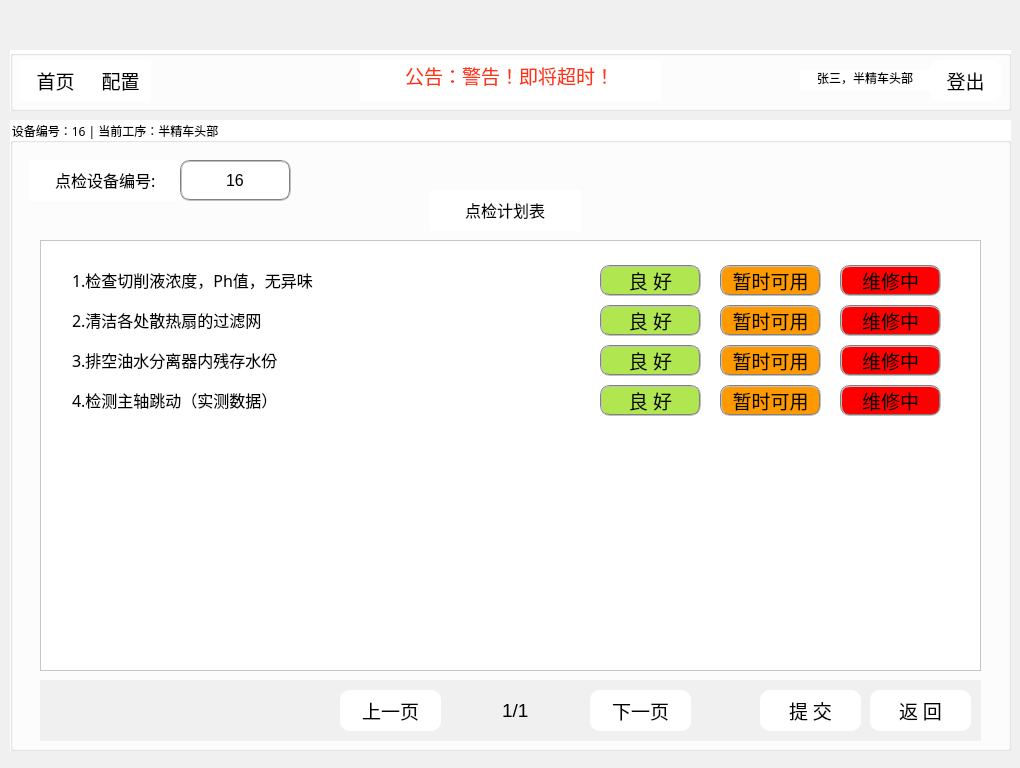
<?xml version="1.0" encoding="UTF-8"?>
<ui version="4.0">
 <class>maintainance</class>
 <widget class="QWidget" name="maintainance">
  <property name="geometry">
   <rect>
    <x>0</x>
    <y>0</y>
    <width>1020</width>
    <height>768</height>
   </rect>
  </property>
  <property name="windowTitle">
   <string>Form</string>
  </property>
  <property name="styleSheet">
   <string notr="true">background-color: #F0F0F0;</string>
  </property>
  <widget class="QLabel" name="label">
   <property name="geometry">
    <rect>
     <x>0</x>
     <y>0</y>
     <width>1021</width>
     <height>41</height>
    </rect>
   </property>
   <property name="styleSheet">
    <string notr="true">border-image: url(:/10.png);</string>
   </property>
   <property name="text">
    <string/>
   </property>
  </widget>
  <widget class="QLabel" name="label_4">
   <property name="geometry">
    <rect>
     <x>760</x>
     <y>0</y>
     <width>61</width>
     <height>41</height>
    </rect>
   </property>
   <property name="styleSheet">
    <string notr="true">border-image: url(:/login/3.png);</string>
   </property>
   <property name="text">
    <string/>
   </property>
  </widget>
  <widget class="QGroupBox" name="groupBox">
   <property name="geometry">
    <rect>
     <x>10</x>
     <y>120</y>
     <width>1001</width>
     <height>631</height>
    </rect>
   </property>
   <property name="font">
    <font>
     <family>微软雅黑</family>
    </font>
   </property>
   <property name="styleSheet">
    <string notr="true">background-color: white;</string>
   </property>
   <property name="title">
    <string>设备编号：16 | 当前工序：半精车头部        </string>
   </property>
   <widget class="QLineEdit" name="lineEdit_51">
    <property name="geometry">
     <rect>
      <x>20</x>
      <y>40</y>
      <width>151</width>
      <height>41</height>
     </rect>
    </property>
    <property name="font">
     <font>
      <family>宋体</family>
      <pointsize>12</pointsize>
     </font>
    </property>
    <property name="styleSheet">
     <string notr="true">border:none</string>
    </property>
    <property name="text">
     <string>点检设备编号:</string>
    </property>
    <property name="cursorPosition">
     <number>7</number>
    </property>
    <property name="alignment">
     <set>Qt::AlignCenter</set>
    </property>
   </widget>
   <widget class="QLineEdit" name="lineEdit_67">
    <property name="geometry">
     <rect>
      <x>170</x>
      <y>40</y>
      <width>111</width>
      <height>41</height>
     </rect>
    </property>
    <property name="font">
     <font>
      <family>Arial</family>
      <pointsize>12</pointsize>
     </font>
    </property>
    <property name="styleSheet">
     <string notr="true">border-radius: 10px;
border: 2px groove gray;</string>
    </property>
    <property name="text">
     <string>16</string>
    </property>
    <property name="cursorPosition">
     <number>2</number>
    </property>
    <property name="alignment">
     <set>Qt::AlignCenter</set>
    </property>
   </widget>
   <widget class="QLineEdit" name="lineEdit_52">
    <property name="geometry">
     <rect>
      <x>420</x>
      <y>70</y>
      <width>151</width>
      <height>41</height>
     </rect>
    </property>
    <property name="font">
     <font>
      <family>宋体</family>
      <pointsize>12</pointsize>
     </font>
    </property>
    <property name="styleSheet">
     <string notr="true">border:none</string>
    </property>
    <property name="text">
     <string>点检计划表</string>
    </property>
    <property name="cursorPosition">
     <number>5</number>
    </property>
    <property name="alignment">
     <set>Qt::AlignCenter</set>
    </property>
   </widget>
   <widget class="QListView" name="listView">
    <property name="geometry">
     <rect>
      <x>30</x>
      <y>120</y>
      <width>941</width>
      <height>431</height>
     </rect>
    </property>
   </widget>
   <widget class="QLineEdit" name="lineEdit_53">
    <property name="geometry">
     <rect>
      <x>60</x>
      <y>140</y>
      <width>451</width>
      <height>41</height>
     </rect>
    </property>
    <property name="font">
     <font>
      <family>宋体</family>
      <pointsize>12</pointsize>
     </font>
    </property>
    <property name="styleSheet">
     <string notr="true">border:none;
text-align: left;</string>
    </property>
    <property name="text">
     <string>1.检查切削液浓度，Ph值，无异味</string>
    </property>
    <property name="cursorPosition">
     <number>17</number>
    </property>
    <property name="alignment">
     <set>Qt::AlignLeading|Qt::AlignLeft|Qt::AlignVCenter</set>
    </property>
   </widget>
   <widget class="QLineEdit" name="lineEdit_54">
    <property name="geometry">
     <rect>
      <x>60</x>
      <y>180</y>
      <width>451</width>
      <height>41</height>
     </rect>
    </property>
    <property name="font">
     <font>
      <family>宋体</family>
      <pointsize>12</pointsize>
     </font>
    </property>
    <property name="styleSheet">
     <string notr="true">border:none;
text-align: left;</string>
    </property>
    <property name="text">
     <string>2.清洁各处散热扇的过滤网</string>
    </property>
    <property name="cursorPosition">
     <number>13</number>
    </property>
    <property name="alignment">
     <set>Qt::AlignLeading|Qt::AlignLeft|Qt::AlignVCenter</set>
    </property>
   </widget>
   <widget class="QLineEdit" name="lineEdit_55">
    <property name="geometry">
     <rect>
      <x>60</x>
      <y>220</y>
      <width>451</width>
      <height>41</height>
     </rect>
    </property>
    <property name="font">
     <font>
      <family>宋体</family>
      <pointsize>12</pointsize>
     </font>
    </property>
    <property name="styleSheet">
     <string notr="true">border:none;
text-align: left;</string>
    </property>
    <property name="text">
     <string>3.排空油水分离器内残存水份</string>
    </property>
    <property name="cursorPosition">
     <number>14</number>
    </property>
    <property name="alignment">
     <set>Qt::AlignLeading|Qt::AlignLeft|Qt::AlignVCenter</set>
    </property>
   </widget>
   <widget class="QLineEdit" name="lineEdit_56">
    <property name="geometry">
     <rect>
      <x>60</x>
      <y>260</y>
      <width>501</width>
      <height>41</height>
     </rect>
    </property>
    <property name="font">
     <font>
      <family>宋体</family>
      <pointsize>12</pointsize>
     </font>
    </property>
    <property name="styleSheet">
     <string notr="true">border:none;
text-align: left;</string>
    </property>
    <property name="text">
     <string>4.检测主轴跳动（实测数据）</string>
    </property>
    <property name="cursorPosition">
     <number>14</number>
    </property>
    <property name="alignment">
     <set>Qt::AlignLeading|Qt::AlignLeft|Qt::AlignVCenter</set>
    </property>
   </widget>
   <widget class="QLineEdit" name="lineEdit_7">
    <property name="geometry">
     <rect>
      <x>460</x>
      <y>570</y>
      <width>91</width>
      <height>41</height>
     </rect>
    </property>
    <property name="font">
     <font>
      <family>Arial</family>
      <pointsize>14</pointsize>
     </font>
    </property>
    <property name="styleSheet">
     <string notr="true">border:none;
background-color: #F0F0F0;</string>
    </property>
    <property name="text">
     <string>1/1</string>
    </property>
    <property name="cursorPosition">
     <number>3</number>
    </property>
    <property name="alignment">
     <set>Qt::AlignCenter</set>
    </property>
   </widget>
   <widget class="QPushButton" name="pushButton_7">
    <property name="geometry">
     <rect>
      <x>830</x>
      <y>140</y>
      <width>101</width>
      <height>41</height>
     </rect>
    </property>
    <property name="font">
     <font>
      <family>Arial</family>
      <pointsize>14</pointsize>
     </font>
    </property>
    <property name="styleSheet">
     <string notr="true">QPushButton#pushButton_7 {
background-color: red;
border-radius: 10px;
border: 2px groove gray;
margin: 5px 0;
}

QPushButton#pushButton_7:hover {
background-color: rgb(240,240,240);
}</string>
    </property>
    <property name="text">
     <string>维修中</string>
    </property>
   </widget>
   <widget class="QPushButton" name="pushButton_11">
    <property name="geometry">
     <rect>
      <x>590</x>
      <y>220</y>
      <width>101</width>
      <height>41</height>
     </rect>
    </property>
    <property name="font">
     <font>
      <family>Arial</family>
      <pointsize>14</pointsize>
     </font>
    </property>
    <property name="styleSheet">
     <string notr="true">QPushButton#pushButton_11 {
background-color: #B0E650;
border-radius: 10px;
border: 2px groove gray;
margin: 5px 0;
}

QPushButton#pushButton_11:hover {
background-color: rgb(240,240,240);
}</string>
    </property>
    <property name="text">
     <string>良 好</string>
    </property>
   </widget>
   <widget class="QPushButton" name="pushButton_12">
    <property name="geometry">
     <rect>
      <x>710</x>
      <y>220</y>
      <width>101</width>
      <height>41</height>
     </rect>
    </property>
    <property name="font">
     <font>
      <family>Arial</family>
      <pointsize>14</pointsize>
     </font>
    </property>
    <property name="styleSheet">
     <string notr="true">QPushButton#pushButton_12 {
background-color: #FF9900;
border-radius: 10px;
border: 2px groove gray;
margin: 5px 0;
}

QPushButton#pushButton_12:hover {
background-color: rgb(240,240,240);
}</string>
    </property>
    <property name="text">
     <string>暂时可用</string>
    </property>
   </widget>
   <widget class="QPushButton" name="pushButton_15">
    <property name="geometry">
     <rect>
      <x>710</x>
      <y>260</y>
      <width>101</width>
      <height>41</height>
     </rect>
    </property>
    <property name="font">
     <font>
      <family>Arial</family>
      <pointsize>14</pointsize>
     </font>
    </property>
    <property name="styleSheet">
     <string notr="true">QPushButton#pushButton_15 {
background-color: #FF9900;
border-radius: 10px;
border: 2px groove gray;
margin: 5px 0;
}

QPushButton#pushButton_15:hover {
background-color: rgb(240,240,240);
}</string>
    </property>
    <property name="text">
     <string>暂时可用</string>
    </property>
   </widget>
   <widget class="QPushButton" name="pushButton_9">
    <property name="geometry">
     <rect>
      <x>590</x>
      <y>180</y>
      <width>101</width>
      <height>41</height>
     </rect>
    </property>
    <property name="font">
     <font>
      <family>Arial</family>
      <pointsize>14</pointsize>
     </font>
    </property>
    <property name="styleSheet">
     <string notr="true">QPushButton#pushButton_9 {
background-color: #B0E650;
border-radius: 10px;
border: 2px groove gray;
margin: 5px 0;
}

QPushButton#pushButton_9:hover {
background-color: rgb(240,240,240);
}</string>
    </property>
    <property name="text">
     <string>良 好</string>
    </property>
   </widget>
   <widget class="QPushButton" name="pushButton_10">
    <property name="geometry">
     <rect>
      <x>710</x>
      <y>180</y>
      <width>101</width>
      <height>41</height>
     </rect>
    </property>
    <property name="font">
     <font>
      <family>Arial</family>
      <pointsize>14</pointsize>
     </font>
    </property>
    <property name="styleSheet">
     <string notr="true">QPushButton#pushButton_10 {
background-color: #FF9900;
border-radius: 10px;
border: 2px groove gray;
margin: 5px 0;
}

QPushButton#pushButton_10:hover {
background-color: rgb(240,240,240);
}</string>
    </property>
    <property name="text">
     <string>暂时可用</string>
    </property>
   </widget>
   <widget class="QPushButton" name="pushButton_13">
    <property name="geometry">
     <rect>
      <x>830</x>
      <y>220</y>
      <width>101</width>
      <height>41</height>
     </rect>
    </property>
    <property name="font">
     <font>
      <family>Arial</family>
      <pointsize>14</pointsize>
     </font>
    </property>
    <property name="styleSheet">
     <string notr="true">QPushButton#pushButton_13 {
background-color: red;
border-radius: 10px;
border: 2px groove gray;
margin: 5px 0;
}

QPushButton#pushButton_13:hover {
background-color: rgb(240,240,240);
}</string>
    </property>
    <property name="text">
     <string>维修中</string>
    </property>
   </widget>
   <widget class="QPushButton" name="pushButton_8">
    <property name="geometry">
     <rect>
      <x>830</x>
      <y>180</y>
      <width>101</width>
      <height>41</height>
     </rect>
    </property>
    <property name="font">
     <font>
      <family>Arial</family>
      <pointsize>14</pointsize>
     </font>
    </property>
    <property name="styleSheet">
     <string notr="true">QPushButton#pushButton_8 {
background-color: red;
border-radius: 10px;
border: 2px groove gray;
margin: 5px 0;
}

QPushButton#pushButton_8:hover {
background-color: rgb(240,240,240);
}</string>
    </property>
    <property name="text">
     <string>维修中</string>
    </property>
   </widget>
   <widget class="QPushButton" name="pushButton_5">
    <property name="geometry">
     <rect>
      <x>590</x>
      <y>140</y>
      <width>101</width>
      <height>41</height>
     </rect>
    </property>
    <property name="font">
     <font>
      <family>Arial</family>
      <pointsize>14</pointsize>
     </font>
    </property>
    <property name="styleSheet">
     <string notr="true">QPushButton#pushButton_5 {
background-color: #B0E650;
border-radius: 10px;
border: 2px groove gray;
margin: 5px 0;
}

QPushButton#pushButton_5:hover {
background-color: rgb(240,240,240);
}</string>
    </property>
    <property name="text">
     <string>良 好</string>
    </property>
   </widget>
   <widget class="QPushButton" name="pushButton_6">
    <property name="geometry">
     <rect>
      <x>710</x>
      <y>140</y>
      <width>101</width>
      <height>41</height>
     </rect>
    </property>
    <property name="font">
     <font>
      <family>Arial</family>
      <pointsize>14</pointsize>
     </font>
    </property>
    <property name="styleSheet">
     <string notr="true">QPushButton#pushButton_6 {
background-color: #FF9900;
border-radius: 10px;
border: 2px groove gray;
margin: 5px 0;
}

QPushButton#pushButton_6:hover {
background-color: rgb(240,240,240);
}</string>
    </property>
    <property name="text">
     <string>暂时可用</string>
    </property>
   </widget>
   <widget class="QPushButton" name="pushButton_14">
    <property name="geometry">
     <rect>
      <x>590</x>
      <y>260</y>
      <width>101</width>
      <height>41</height>
     </rect>
    </property>
    <property name="font">
     <font>
      <family>Arial</family>
      <pointsize>14</pointsize>
     </font>
    </property>
    <property name="styleSheet">
     <string notr="true">QPushButton#pushButton_14 {
background-color: #B0E650;
border-radius: 10px;
border: 2px groove gray;
margin: 5px 0;
}

QPushButton#pushButton_14:hover {
background-color: rgb(240,240,240);
}</string>
    </property>
    <property name="text">
     <string>良 好</string>
    </property>
   </widget>
   <widget class="QPushButton" name="pushButton_16">
    <property name="geometry">
     <rect>
      <x>830</x>
      <y>260</y>
      <width>101</width>
      <height>41</height>
     </rect>
    </property>
    <property name="font">
     <font>
      <family>Arial</family>
      <pointsize>14</pointsize>
     </font>
    </property>
    <property name="styleSheet">
     <string notr="true">QPushButton#pushButton_16 {
background-color: red;
border-radius: 10px;
border: 2px groove gray;
margin: 5px 0;
}

QPushButton#pushButton_16:hover {
background-color: rgb(240,240,240);
}</string>
    </property>
    <property name="text">
     <string>维修中</string>
    </property>
   </widget>
   <widget class="QTableWidget" name="tableWidget_3">
    <property name="geometry">
     <rect>
      <x>30</x>
      <y>560</y>
      <width>941</width>
      <height>61</height>
     </rect>
    </property>
    <property name="font">
     <font>
      <pointsize>10</pointsize>
     </font>
    </property>
    <property name="styleSheet">
     <string notr="true">background-color: #F0F0F0;
border: none;</string>
    </property>
    <property name="verticalScrollMode">
     <enum>QAbstractItemView::ScrollPerItem</enum>
    </property>
    <attribute name="horizontalHeaderVisible">
     <bool>false</bool>
    </attribute>
    <attribute name="horizontalHeaderCascadingSectionResizes">
     <bool>true</bool>
    </attribute>
   </widget>
   <widget class="QPushButton" name="pushButton_36">
    <property name="geometry">
     <rect>
      <x>750</x>
      <y>570</y>
      <width>101</width>
      <height>41</height>
     </rect>
    </property>
    <property name="font">
     <font>
      <family>宋体</family>
      <pointsize>14</pointsize>
     </font>
    </property>
    <property name="styleSheet">
     <string notr="true">QPushButton#pushButton_36 {
border: none;
background-color: #ffffff;
border-radius: 10px;
}

QPushButton#pushButton_36:hover {
background-color: rgb(240,240,240);
}</string>
    </property>
    <property name="text">
     <string>提 交</string>
    </property>
   </widget>
   <widget class="QPushButton" name="pushButton_18">
    <property name="geometry">
     <rect>
      <x>330</x>
      <y>570</y>
      <width>101</width>
      <height>41</height>
     </rect>
    </property>
    <property name="font">
     <font>
      <family>宋体</family>
      <pointsize>14</pointsize>
     </font>
    </property>
    <property name="styleSheet">
     <string notr="true">QPushButton#pushButton_18 {
border: 1px solid black;
background-color: #ffffff;
border: none;
border-radius: 10px;
}

QPushButton#pushButton_18:hover {
background-color: rgb(240,240,240);
}</string>
    </property>
    <property name="text">
     <string>上一页</string>
    </property>
   </widget>
   <widget class="QPushButton" name="pushButton_3">
    <property name="geometry">
     <rect>
      <x>580</x>
      <y>570</y>
      <width>101</width>
      <height>41</height>
     </rect>
    </property>
    <property name="font">
     <font>
      <family>宋体</family>
      <pointsize>14</pointsize>
     </font>
    </property>
    <property name="styleSheet">
     <string notr="true">QPushButton#pushButton_3 {
border: 1px solid black;
background-color: #ffffff;
border: none;
border-radius: 10px;
}

QPushButton#pushButton_3:hover {
background-color: rgb(240,240,240);
}</string>
    </property>
    <property name="text">
     <string>下一页</string>
    </property>
   </widget>
   <widget class="QPushButton" name="pushButton_4">
    <property name="geometry">
     <rect>
      <x>860</x>
      <y>570</y>
      <width>101</width>
      <height>41</height>
     </rect>
    </property>
    <property name="font">
     <font>
      <family>宋体</family>
      <pointsize>14</pointsize>
     </font>
    </property>
    <property name="styleSheet">
     <string notr="true">QPushButton#pushButton_4 {
border: none;
background-color: #ffffff;
border-radius: 10px;
}

QPushButton#pushButton_4:hover {
background-color: rgb(240,240,240);
}</string>
    </property>
    <property name="text">
     <string>返 回</string>
    </property>
   </widget>
   <zorder>tableWidget_3</zorder>
   <zorder>lineEdit_51</zorder>
   <zorder>lineEdit_67</zorder>
   <zorder>lineEdit_52</zorder>
   <zorder>listView</zorder>
   <zorder>lineEdit_53</zorder>
   <zorder>lineEdit_54</zorder>
   <zorder>lineEdit_55</zorder>
   <zorder>lineEdit_56</zorder>
   <zorder>lineEdit_7</zorder>
   <zorder>pushButton_7</zorder>
   <zorder>pushButton_11</zorder>
   <zorder>pushButton_12</zorder>
   <zorder>pushButton_15</zorder>
   <zorder>pushButton_9</zorder>
   <zorder>pushButton_10</zorder>
   <zorder>pushButton_13</zorder>
   <zorder>pushButton_8</zorder>
   <zorder>pushButton_5</zorder>
   <zorder>pushButton_6</zorder>
   <zorder>pushButton_14</zorder>
   <zorder>pushButton_16</zorder>
   <zorder>pushButton_36</zorder>
   <zorder>pushButton_18</zorder>
   <zorder>pushButton_3</zorder>
   <zorder>pushButton_4</zorder>
  </widget>
  <widget class="QGroupBox" name="groupBox_2">
   <property name="geometry">
    <rect>
     <x>10</x>
     <y>50</y>
     <width>1001</width>
     <height>61</height>
    </rect>
   </property>
   <property name="styleSheet">
    <string notr="true">background-color: #ffffff;</string>
   </property>
   <property name="title">
    <string/>
   </property>
   <widget class="QLineEdit" name="lineEdit_5">
    <property name="geometry">
     <rect>
      <x>350</x>
      <y>10</y>
      <width>301</width>
      <height>41</height>
     </rect>
    </property>
    <property name="font">
     <font>
      <family>Arial</family>
      <pointsize>14</pointsize>
     </font>
    </property>
    <property name="styleSheet">
     <string notr="true">color: rgb(255, 51, 15);
border:none</string>
    </property>
    <property name="text">
     <string>公告：警告！即将超时！</string>
    </property>
    <property name="cursorPosition">
     <number>11</number>
    </property>
    <property name="alignment">
     <set>Qt::AlignCenter</set>
    </property>
   </widget>
   <widget class="QPushButton" name="pushButton_24">
    <property name="geometry">
     <rect>
      <x>10</x>
      <y>10</y>
      <width>71</width>
      <height>41</height>
     </rect>
    </property>
    <property name="font">
     <font>
      <family>宋体</family>
      <pointsize>14</pointsize>
     </font>
    </property>
    <property name="styleSheet">
     <string notr="true">QPushButton#pushButton_24 {
border: none;
}

QPushButton#pushButton_24:hover {
background-color: rgb(240,240,240);
}</string>
    </property>
    <property name="text">
     <string>首页</string>
    </property>
   </widget>
   <widget class="QPushButton" name="pushButton_20">
    <property name="geometry">
     <rect>
      <x>80</x>
      <y>10</y>
      <width>61</width>
      <height>41</height>
     </rect>
    </property>
    <property name="font">
     <font>
      <family>宋体</family>
      <pointsize>14</pointsize>
     </font>
    </property>
    <property name="styleSheet">
     <string notr="true">QPushButton#pushButton_20 {
border: none;
background-color: #ffffff;
}

QPushButton#pushButton_20:hover {
background-color: rgb(240,240,240);
}</string>
    </property>
    <property name="text">
     <string>配置</string>
    </property>
   </widget>
   <widget class="QPushButton" name="pushButton_30">
    <property name="geometry">
     <rect>
      <x>920</x>
      <y>10</y>
      <width>71</width>
      <height>41</height>
     </rect>
    </property>
    <property name="font">
     <font>
      <family>宋体</family>
      <pointsize>14</pointsize>
     </font>
    </property>
    <property name="styleSheet">
     <string notr="true">QPushButton#pushButton_30 {
border-radius: 10px;
text-align: center;
}

QPushButton#pushButton_30:hover {
background-color: rgb(240,240,240);
}</string>
    </property>
    <property name="text">
     <string>登出</string>
    </property>
   </widget>
   <widget class="QLineEdit" name="lineEdit_6">
    <property name="geometry">
     <rect>
      <x>790</x>
      <y>20</y>
      <width>131</width>
      <height>21</height>
     </rect>
    </property>
    <property name="font">
     <font>
      <family>Arial</family>
      <pointsize>9</pointsize>
     </font>
    </property>
    <property name="styleSheet">
     <string notr="true">border:none;
background-color: #FFFFFF;</string>
    </property>
    <property name="text">
     <string>张三，半精车头部</string>
    </property>
    <property name="cursorPosition">
     <number>8</number>
    </property>
    <property name="alignment">
     <set>Qt::AlignCenter</set>
    </property>
   </widget>
  </widget>
 </widget>
 <resources/>
 <connections/>
</ui>
